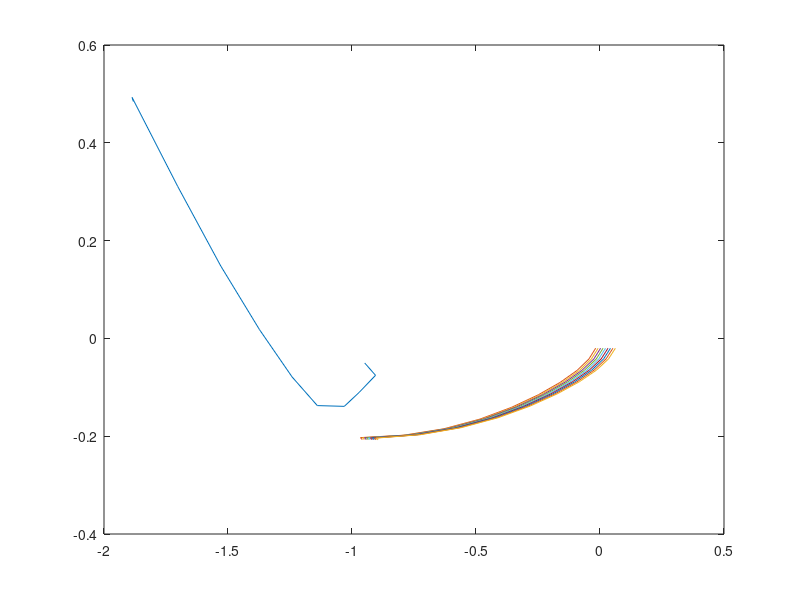

Write MATLAB code to recreate this figure.
fileID = fopen('state.txt','r');
formatSpec = '%f';
A = fscanf(fileID,formatSpec);

n  = A(1);
ns = A(2);
nx = A(3);
N  = A(4);
d  = A(5);
nMPC = A(6);
t0 = A(7);
tf = A(8);


A = A(9:length(A));


sol = zeros(d, N+1, n+1, nMPC);

for z = 1:nMPC
    B = A((z-1)*(n*ns*nx+nx) + 1 : z*(n*ns*nx+nx));
    for k=1:n
        for j=1:ns
            for i=1:N+1
                for l=1:d
                    sol(l, i, k, z) = B( (k-1)*ns*nx + (j-1)*nx + (i-1)*d + l);
                end
            end
        end
    end

    C=B(n*ns*nx+1:n*ns*nx+nx);
    length(C);
    for i=1:N+1
        for l=1:d
            sol(l, i, n+1, z) = C((i-1)*d + l);
        end
    end

    for i=1:nMPC
        for j=1:N+1
            plot(reshape(sol(1, j, :, i), 1, n+1), reshape(sol(2, j, :, i), 1, n+1));
            hold all
        end
    end
end